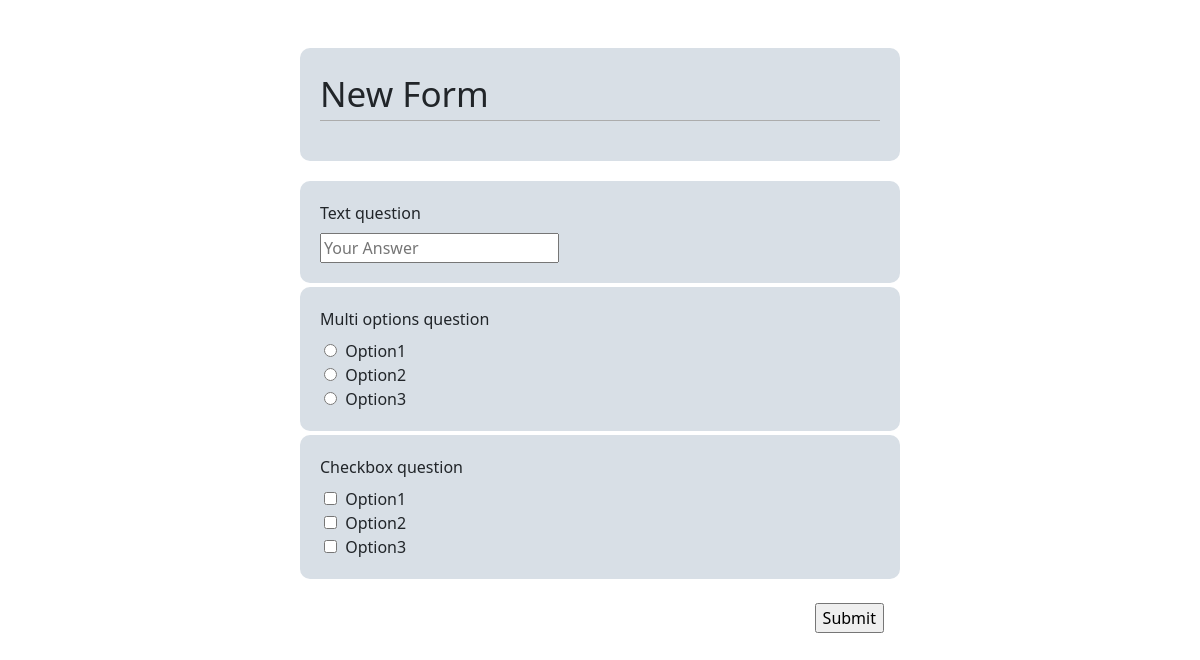
The app's page /v/019fb492-ce1f-7155-962f-140a53044b7b with its own data.
### tables this page shows
CREATE TABLE forms (
    id TEXT PRIMARY KEY,
    name TEXT DEFAULT 'New Form',
    title TEXT NOT NULL DEFAULT 'New Form',
    description TEXT DEFAULT '',
    created_at TEXT DEFAULT CURRENT_TIMESTAMP,
    user_id TEXT NOT NULL,
    FOREIGN KEY (user_id) 
        REFERENCES users (id)
        ON DELETE CASCADE
        ON UPDATE CASCADE
);

CREATE TABLE questions (
    id TEXT PRIMARY KEY,
    type TEXT NOT NULL DEFAULT 'text',
    question_text TEXT DEFAULT 'New Question',
    form_id TEXT NOT NULL, quest_order INT DEFAULT 0, required BOOLEAN DEFAULT 0,
    FOREIGN KEY (form_id) 
        REFERENCES forms (id)
        ON DELETE CASCADE
        ON UPDATE CASCADE
);

CREATE TABLE options (
    id TEXT PRIMARY KEY,
    option_text TEXT DEFAULT 'New Option',
    question_id TEXT NOT NULL,
    FOREIGN KEY (question_id) 
        REFERENCES questions (id)
        ON DELETE CASCADE
        ON UPDATE CASCADE
);

### app.py (the view)
@app.route("/v/<uuid:form_id>")
def view_form(form_id):
    form_id = str(form_id)
    connect = read_conn()
    cursor = connect.cursor()
    cursor.execute("SELECT title, description FROM forms WHERE id = ?", (form_id,))
    form = cursor.fetchone()
    if not form:
        print("Form doesn't exist!")
        connect.close()
        return redirect(url_for("index"))
    cursor.execute("SELECT id, type, question_text, required FROM questions WHERE form_id = ? ORDER BY quest_order", (form_id,))
    questions = cursor.fetchall()
    options = {}
    for q in questions:
        if q[1] in ["radio", "checkbox"]:
            cursor.execute("SELECT id, option_text FROM options WHERE question_id = ?", (q[0],))
            q_opts = cursor.fetchall()
            if q_opts:
                options[q[0]] = q_opts # Storage each option for a certain question {question_id: [list of options]}
    connect.close()
    return render_template("form_view.html", form=form, questions=questions, options=options, form_id=form_id)

### helpers.py (called while the page is built)
def read_conn():
    conn = sqlite3.connect("database.db", timeout=5.0)
    return conn

### templates/form_view.html (shortened to what this page needs)
<!DOCTYPE html>
<html lang="en">
    <head>
        <link href="https://cdn.jsdelivr.net/npm/bootstrap@5.3.8/dist/css/bootstrap.min.css" rel="stylesheet">
        <link href="/static/styles.css" rel="stylesheet">
    </head>
    <body>
        <div class="form-container mx-auto" data-id="{{ form_id }}">
            <div class="item-container mt-5 mb-3">
                <div class="form-title underlined" data-id="{{ form_id }}">{{ form[0] }}</div>
            </div>
            <form action="/submit/{{ form_id }}" method="post">
                <div class="questions-container mb-4">
                    {% for question in questions %}
                    <div class="item-container my-1" data-id="{{ question[0] }}">
                        <div class="question-text mb-2" data-id="{{ question[0] }}">
                            <span>{{ question[2] }}</span>
                        </div>
                        {% if question[1] == 'text' %}
                        <input class="text-input" data-id="{{ question[0] }}" name="{{ question[0] }}" type="text" placeholder="Your Answer" data-required="{{ question[3] }}" autocomplete="off">
                        {% elif question[1] == 'radio' %}
                        <div class="options-container" data-id="{{ question[0] }}">
                            {% for opt in options[question[0]] %}
                            <div class="radio-input option" data-id="{{ opt[0] }}">
                                <label>
                                    <input class="options-input mx-1" type="{{ question[1] }}" name="{{ question[0] }}" value="{{ opt[1] }}" data-required="{{ question[3] }}">
                                    <span data-id="{{ opt[0] }}">{{ opt[1] }}</span>
                                </label>
                            </div>
                            {% endfor %}
                        </div>
                        {% elif question[1] == 'checkbox' %}
                        <div class="options-container" data-id="{{ question[0] }}">
                            {% for opt in options[question[0]] %}
                            <div class="checkbox-input option d-flex flex-row justify-content-between" data-id="{{ opt[0] }}">
                                <label>
                                    <input class="options-input mx-1" type="{{ question[1] }}" data-id="{{ opt[0] }}" name="{{ question[0] }}" value="{{ opt[1] }}" data-required="{{ question[3] }}">
                                    <span data-id="{{ opt[0] }}">{{ opt[1] }}</span>
                                </label>
                            </div>
                            {% endfor %}
                        </div>
                        {% endif %}
                    </div>
                    {% endfor %}
                </div>
                <div class="d-flex justify-content-end">
                    <input class="mx-3" type="submit" value="Submit">
                </div>
            </form>
        </div>
    </body>
</html>

### static/styles.css (style rules this page uses)
.form-container { display: flex; flex-direction: column; align-items: center; width: 97%; padding-bottom: 50px; }
.item-container { width: 100%; padding: 20px 20px; border-radius: 10px; background-color: rgb(216, 223, 230); position: relative; }
.questions-container { width: 100%; }
.form-title { font-size: 35px; margin-bottom: 20px; position: relative; }
form { width: 100%; }
@media (min-width: 768px) { .form-container { width: 50%; } }

### records on screen
forms: title "New Form"
questions: question_text "Text question"
questions: question_text "Multi options question"
options: option_text "Option1"
options: option_text "Option2"
options: option_text "Option3"
questions: question_text "Checkbox question"
options: option_text "Option1"
options: option_text "Option2"
options: option_text "Option3"
